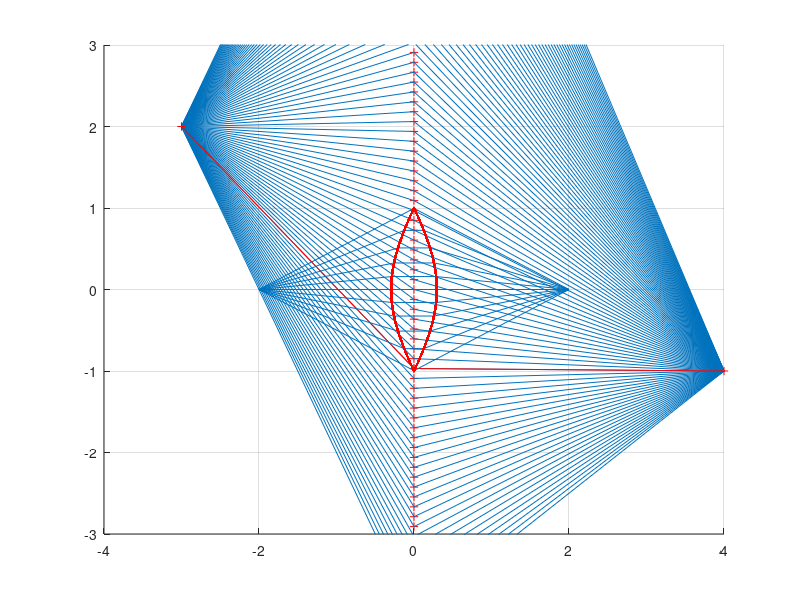

MATLAB code for this plot:
%% uppgift a
ks = linspace(-2, 2, 100);
ds = [];
%lines = [];
% olika brytningsindex
n1 = 1;
n2 = 10000;
% definiera start och slutpunkt
ax = -3;
ay = 2;
bx = 4;
by = -1;

hold on
grid on
axis([-10 10 -10 10]);

% f?r olika lutningar p? linjen
for k = ks
    % definiera en r?t linje fr?n utg?ngspunkten
    f = @(x) k.*(x-ax)+ay;
    % hitta sk?rning med y-axlen
    cx = 0;
    cy = f(0);
    plot(cx,cy, 'r+')
    % rita linjer
    line([ax cx], [ay cy]); 
    line([cx bx], [cy by]);
    % ber?kna avst?ndet
    ds(end+1) = n1.*norm([ax ay] - [cx cy]) + n2.*norm([cx cy] - [bx by]);
end


k = find(ds==min(ds))
h = ks(k);

% definiera en r?t linje fr?n utg?ngspunkten
f = @(x) h.*(x-ax)+ay;
% hitta sk?rning med y-axlen
cx = 0;
cy = f(0)
plot(cx,cy, 'r+')
% rita linjer
line([ax cx], [ay cy], 'Color', 'red'); 
line([cx bx], [cy by], 'Color', 'red');


plot(ax,ay, 'r+')
plot(bx,by, 'r+')

%% uppgift b
close all
clear all
hold on
grid on

a = 2;
r = 1;
n = 1.8;
s = hypot(a, r);
% s?tt axlarna rimligt
axis([-(a+2) (a+2) -(r+2) (r+2)])
% l?t theta svepa fr?n centrum till kanten
theta  = linspace(0, atan(r/a), 1000);

b = (s.*cos(theta) - a) ./ (n.*cos(theta)-1);
h = (a-b).*tan(theta);

% rita ut str?lg?ngen f?r n?gra olika lutningar
for i = 1:199:1000
    %disp(i)
    line([-a -b(i)], [0 h(i)])
    line([-a -b(i)], [0 -h(i)])
    line([-b(i) b(i)], [h(i) h(i)])
    line([-b(i) b(i)], [-h(i) -h(i)])
    line([b(i) a], [h(i) 0])
    line([b(i) a], [-h(i) 0])
    
end
% anv?nd symmetrin f?r att plotta ut linsen
plot(-b, h, 'r.');
plot(b, h, 'r.');
plot(-b, -h, 'r.');
plot(b, -h, 'r.');

